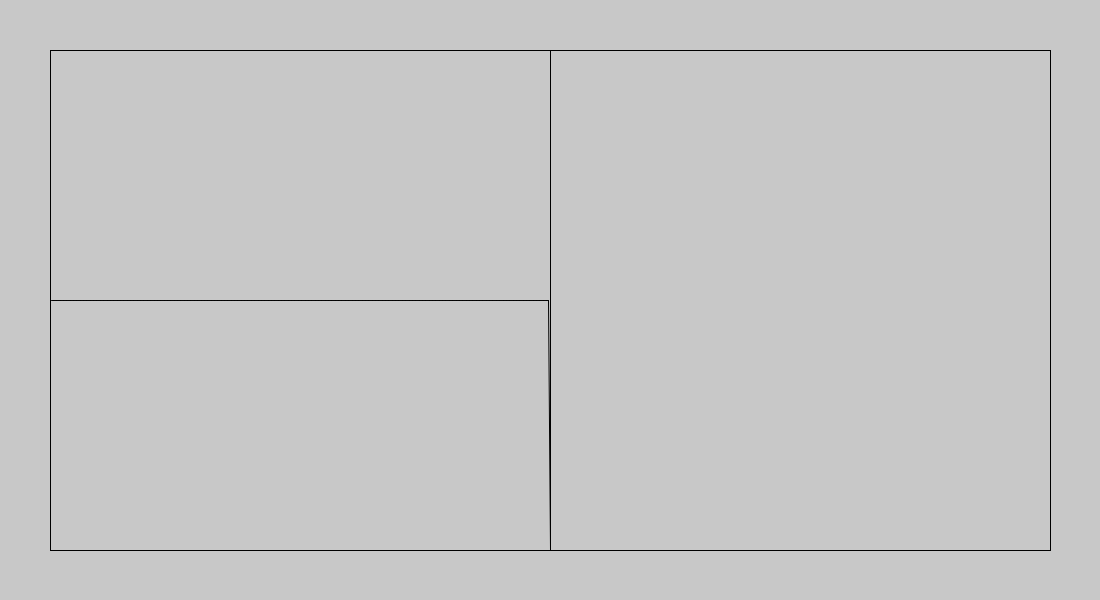
Frame 1 (no input)
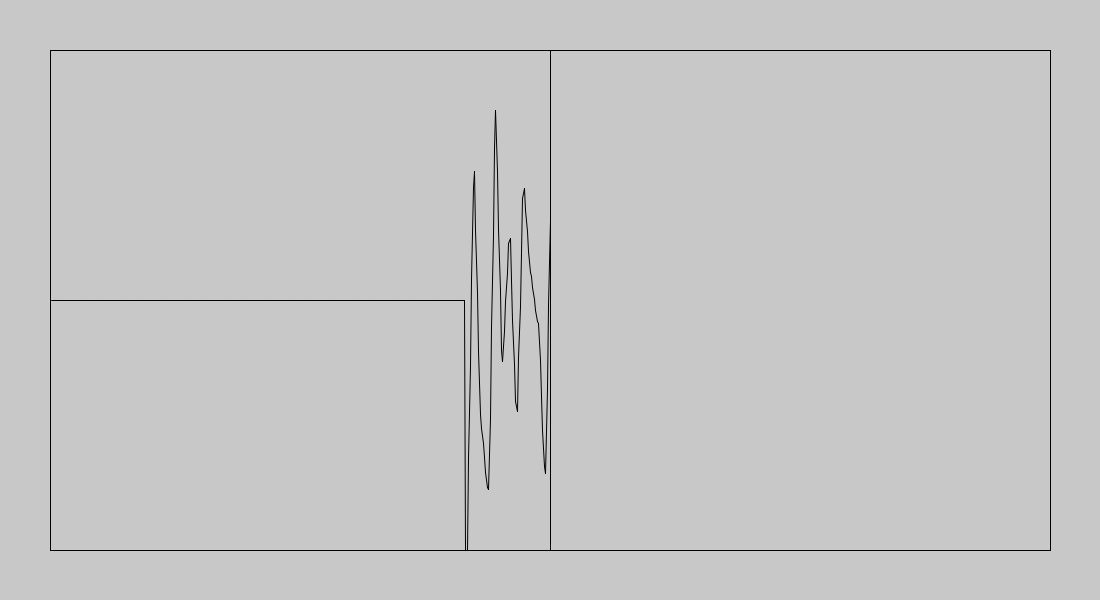
Frame 60 (the mouse pressed at the canvas centre just before this capture)
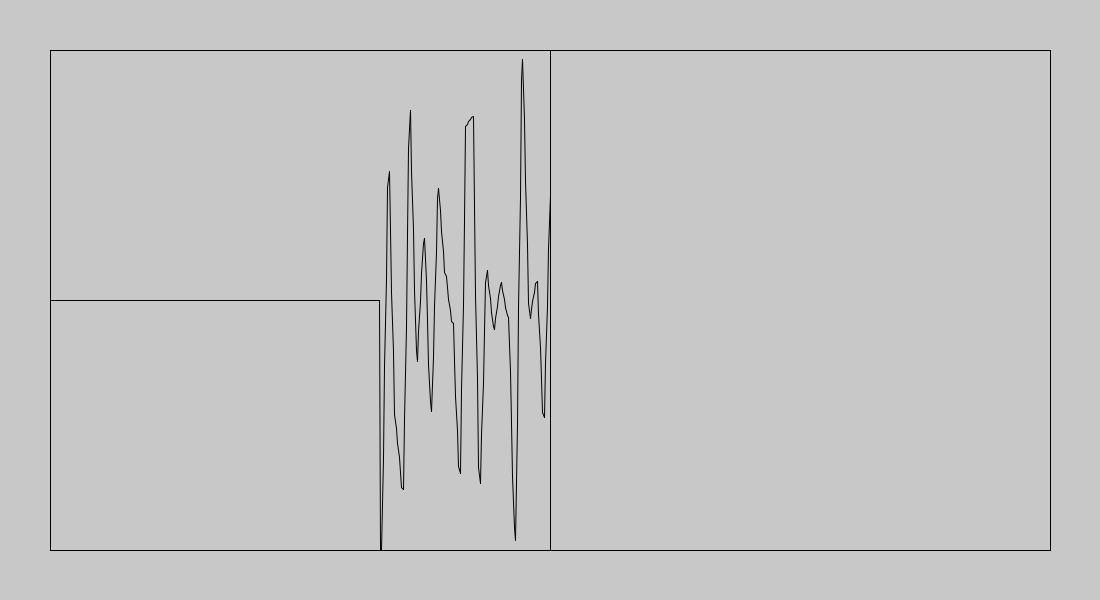
Frame 120 (the mouse held since frame 60 and released just before this capture)

The Processing sketch that drew these frames (run headless with seeded random() and noise(); from frame 60 on, the mouse is pressed at the canvas centre):

// Processing sketch: drawAnalogSignal
// ── drawAnalogSignal.pde
int signalBoxSize = 351;

int minValue = 0;
int maxValue = 1024;

int signalBoxWidth = 1000;
int signalBoxHeight = 500;
int signalBoxMargin = 50;
int middle = signalBoxWidth / 2;

int windowWidth = signalBoxWidth + signalBoxMargin*2;
int windowHeight = signalBoxHeight + signalBoxMargin*2;

float lineWidthGap = middle / (float)signalBoxSize;
float lineHeightGap = signalBoxHeight / (float)abs(maxValue - minValue);

signalBox sigBox = new signalBox();





// MakingAnalogSignal valueArea 
int lastTime = 0;
int lastNumber = 0;
int currentNumber = 0;
int interpolateNumber = 0;
int changeTime = 70; // milliSecond
boolean turnMoment = false;




void setup(){
    
  size(500, 500);
  surface.setSize(windowWidth, windowHeight);
  randomSeed(500);
  
  //Testing signalBox!!!
    //signalBox aa = new signalBox();
    
    //for(int i = 0; i<123; i++)
    //  aa.inputSignal(i);
    
    //printArray(aa.dataBox);
    //printArray(aa.getSignal());
    
    //printArray(new int[] {1, 2, 3, 4});
}



void draw(){
  background(200);
  stroke(0);
  drawGrid();
  
    
    // ****Making AnalogValue place
    int timeStatus= millis() - lastTime;
    if(timeStatus >= changeTime){
      lastTime = millis();
      lastNumber = currentNumber;
      timeStatus = 0;
      if(turnMoment == false)
        currentNumber = (int)random(minValue, maxValue); // ** number Input place
      else
        currentNumber = (maxValue-minValue) - currentNumber;
      turnMoment = !turnMoment;
    }
    timeStatus = constrain(timeStatus, 0, 1000);
    interpolateNumber = (int)map(timeStatus, 0, changeTime, lastNumber, currentNumber);
    // this is analogValue (interpolateNumber)
    
    
    
  sigBox.inputSignal(interpolateNumber);
  drawSignal(sigBox.getSignal());
  
  delay(10);
  //int[] box = new int[signalBoxSize];
  
  //for(int i=0; i<signalBoxSize; i++){
  //  ellipse(xPos(i), yPos(i*1024/signalBoxSize), 10, 10);
  //  box[i] = i*1024/signalBoxSize;
  //}
  //drawSignal(box);
}

void drawSignal(int[] signalBox){
  for(int i=0; i< signalBoxSize-1; i++){
    line(xPos(i), yPos(signalBox[i]), xPos(i+1), yPos(signalBox[i+1]));
  }
}

int xPos(int widthNum){
  int w = constrain(widthNum, 0, signalBoxSize);
  //return new int[] { signalBoxMargin + middle - lineWidthGap* widthNum, (maxValue - heightNum) * lineHeightGap + signalBoxMargin);
  return (int)(signalBoxMargin + middle - lineWidthGap* w);
}

int yPos(int heightNum){
  int h = constrain(heightNum, minValue, maxValue);
  //return new int[] { signalBoxMargin + middle - lineWidthGap* widthNum, (maxValue - heightNum) * lineHeightGap + signalBoxMargin);
  return (int)((maxValue - h) * lineHeightGap + signalBoxMargin);
}

void drawGrid(){
  line(signalBoxMargin, signalBoxMargin, windowWidth - signalBoxMargin, signalBoxMargin);
  line(signalBoxMargin, windowHeight - signalBoxMargin, windowWidth - signalBoxMargin, windowHeight - signalBoxMargin);

  line(signalBoxMargin + signalBoxWidth/2, signalBoxMargin, signalBoxMargin + signalBoxWidth/2, windowHeight - signalBoxMargin);
  
  line(signalBoxMargin, signalBoxMargin, signalBoxMargin, windowHeight - signalBoxMargin);
  line(windowWidth - signalBoxMargin, signalBoxMargin, windowWidth - signalBoxMargin, windowHeight - signalBoxMargin);
}

void printArray(int[] array){
  println();
  print(" {");
  for(int i=0; i<array.length-1; i++){
    print(array[i]);
    print(", ");
  }
  println(array[array.length-1] + "}");
  
}


class signalBox{
  int[] dataBox;
  int[] returnBox;
  int location = 0;
  
  signalBox(){
    dataBox = new int[signalBoxSize];
    returnBox = new int[signalBoxSize];
    for(int i=0; i<signalBoxSize; i++){
      dataBox[i] = 512;
    }
  }
  void inputSignal(int signal){
    signal = constrain(signal, 0, 1024);
    dataBox[location] = signal;
    location++;
    
    if(location >= signalBoxSize){
      location = 0;
    }
  }
  int[] getSignal(){
    for(int i=0; i< signalBoxSize; i++){
      
        if(0<= location-1-i)
          returnBox[i] = dataBox[location-1-i];
        else
          returnBox[i] = dataBox[signalBoxSize+location-1-i];
      
    }
    return returnBox;
  }
  
  
}
